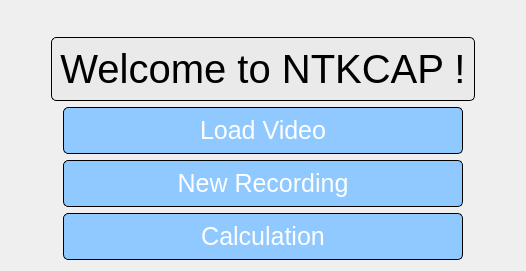
      <widget class="QWidget" name="tab_home">
       <attribute name="title">
        <string>Home</string>
       </attribute>
       <layout class="QVBoxLayout" name="verticalLayout_15" stretch="3,1">
        <item>
         <layout class="QHBoxLayout" name="horizontalLayout_17">
          <item>
           <spacer name="horizontalSpacer_15">
            <property name="orientation">
             <enum>Qt::Horizontal</enum>
            </property>
            <property name="sizeHint" stdset="0">
             <size>
              <width>40</width>
              <height>20</height>
             </size>
            </property>
           </spacer>
          </item>
          <item>
           <widget class="QLabel" name="label_logo">
            <property name="sizePolicy">
             <sizepolicy hsizetype="Preferred" vsizetype="Preferred">
              <horstretch>0</horstretch>
              <verstretch>0</verstretch>
             </sizepolicy>
            </property>
            <property name="maximumSize">
             <size>
              <width>400</width>
              <height>400</height>
             </size>
            </property>
            <property name="text">
             <string/>
            </property>
            <property name="pixmap">
             <pixmap>Team_logo.jpg</pixmap>
            </property>
            <property name="scaledContents">
             <bool>true</bool>
            </property>
           </widget>
          </item>
          <item>
           <spacer name="horizontalSpacer_14">
            <property name="orientation">
             <enum>Qt::Horizontal</enum>
            </property>
            <property name="sizeHint" stdset="0">
             <size>
              <width>40</width>
              <height>20</height>
             </size>
            </property>
           </spacer>
          </item>
         </layout>
        </item>
        <item>
         <layout class="QVBoxLayout" name="verticalLayout_14">
          <item>
           <layout class="QHBoxLayout" name="horizontalLayout_18">
            <item>
             <spacer name="horizontalSpacer_6">
              <property name="orientation">
               <enum>Qt::Horizontal</enum>
              </property>
              <property name="sizeHint" stdset="0">
               <size>
                <width>40</width>
                <height>20</height>
               </size>
              </property>
             </spacer>
            </item>
            <item>
             <widget class="QLabel" name="label_welcome">
              <property name="sizePolicy">
               <sizepolicy hsizetype="Preferred" vsizetype="Fixed">
                <horstretch>0</horstretch>
                <verstretch>0</verstretch>
               </sizepolicy>
              </property>
              <property name="minimumSize">
               <size>
                <width>400</width>
                <height>0</height>
               </size>
              </property>
              <property name="styleSheet">
               <string notr="true">QLabel {
	background-color: rgb(234, 234, 234);
    font-size: 40px;
    color: black;
	border: 1px solid black;
    border-radius: 5px;
	padding: 8px;
}</string>
              </property>
              <property name="text">
               <string>Welcome to NTKCAP !</string>
              </property>
              <property name="alignment">
               <set>Qt::AlignCenter</set>
              </property>
             </widget>
            </item>
            <item>
             <spacer name="horizontalSpacer_7">
              <property name="orientation">
               <enum>Qt::Horizontal</enum>
              </property>
              <property name="sizeHint" stdset="0">
               <size>
                <width>40</width>
                <height>20</height>
               </size>
              </property>
             </spacer>
            </item>
           </layout>
          </item>
          <item>
           <layout class="QHBoxLayout" name="horizontalLayout_19">
            <item>
             <spacer name="horizontalSpacer_8">
              <property name="orientation">
               <enum>Qt::Horizontal</enum>
              </property>
              <property name="sizeHint" stdset="0">
               <size>
                <width>40</width>
                <height>20</height>
               </size>
              </property>
             </spacer>
            </item>
            <item>
             <widget class="QPushButton" name="btn_shortcut_load_videos">
              <property name="minimumSize">
               <size>
                <width>400</width>
                <height>0</height>
               </size>
              </property>
              <property name="styleSheet">
               <string notr="true">QPushButton {
    background-color: rgb(143, 201, 255);
    color: white;
    font-size: 25px;
    border: 1px solid black;
    border-radius: 5px;
	padding: 8px;
}

QPushButton:hover {
    background-color: rgb(82, 83, 100);  
}

QPushButton:pressed {
    background-color: rgb(82, 83, 100);  
}</string>
              </property>
              <property name="text">
               <string>Load Video</string>
              </property>
             </widget>
            </item>
            <item>
             <spacer name="horizontalSpacer_9">
              <property name="orientation">
               <enum>Qt::Horizontal</enum>
              </property>
              <property name="sizeHint" stdset="0">
               <size>
                <width>40</width>
                <height>20</height>
               </size>
              </property>
             </spacer>
            </item>
           </layout>
          </item>
          <item>
           <layout class="QHBoxLayout" name="horizontalLayout_20">
            <item>
             <spacer name="horizontalSpacer_10">
              <property name="orientation">
               <enum>Qt::Horizontal</enum>
              </property>
              <property name="sizeHint" stdset="0">
               <size>
                <width>40</width>
                <height>20</height>
               </size>
              </property>
             </spacer>
            </item>
            <item>
             <widget class="QPushButton" name="btn_shortcut_new_recording">
              <property name="minimumSize">
               <size>
                <width>400</width>
                <height>0</height>
               </size>
              </property>
              <property name="styleSheet">
               <string notr="true">QPushButton {
    background-color: rgb(143, 201, 255);
    color: white;
    font-size: 25px;
    border: 1px solid black;
    border-radius: 5px;
	padding: 8px;
}

QPushButton:hover {
    background-color: rgb(82, 83, 100);  
}

QPushButton:pressed {
    background-color: rgb(82, 83, 100);  
}</string>
              </property>
              <property name="text">
               <string>New Recording</string>
              </property>
             </widget>
            </item>
            <item>
             <spacer name="horizontalSpacer_11">
              <property name="orientation">
               <enum>Qt::Horizontal</enum>
              </property>
              <property name="sizeHint" stdset="0">
               <size>
                <width>40</width>
                <height>20</height>
               </size>
              </property>
             </spacer>
            </item>
           </layout>
          </item>
          <item>
           <layout class="QHBoxLayout" name="horizontalLayout_21">
            <item>
             <spacer name="horizontalSpacer_12">
              <property name="orientation">
               <enum>Qt::Horizontal</enum>
              </property>
              <property name="sizeHint" stdset="0">
               <size>
                <width>40</width>
                <height>20</height>
               </size>
              </property>
             </spacer>
            </item>
            <item>
             <widget class="QPushButton" name="btn_shortcut_calculation">
              <property name="minimumSize">
               <size>
                <width>400</width>
                <height>0</height>
               </size>
              </property>
              <property name="styleSheet">
               <string notr="true">QPushButton {
    background-color: rgb(143, 201, 255);
    color: white;
    font-size: 25px;
    border: 1px solid black;
    border-radius: 5px;
	padding: 8px;
}

QPushButton:hover {
    background-color: rgb(82, 83, 100);  
}

QPushButton:pressed {
    background-color: rgb(82, 83, 100);  
}</string>
              </property>
              <property name="text">
               <string>Calculation</string>
              </property>
             </widget>
            </item>
            <item>
             <spacer name="horizontalSpacer_13">
              <property name="orientation">
               <enum>Qt::Horizontal</enum>
              </property>
              <property name="sizeHint" stdset="0">
               <size>
                <width>40</width>
                <height>20</height>
               </size>
              </property>
             </spacer>
            </item>
           </layout>
          </item>
         </layout>
        </item>
       </layout>
      </widget>
